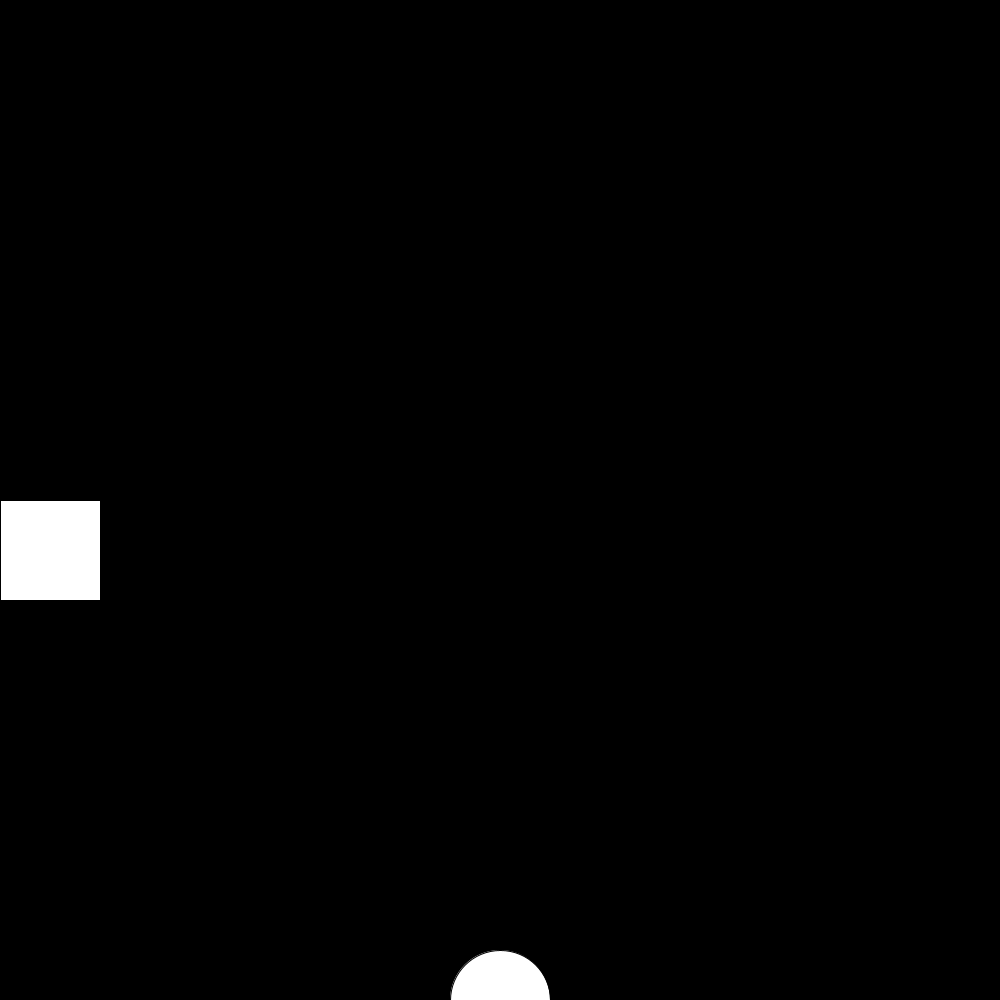
Frame 1 (no input)
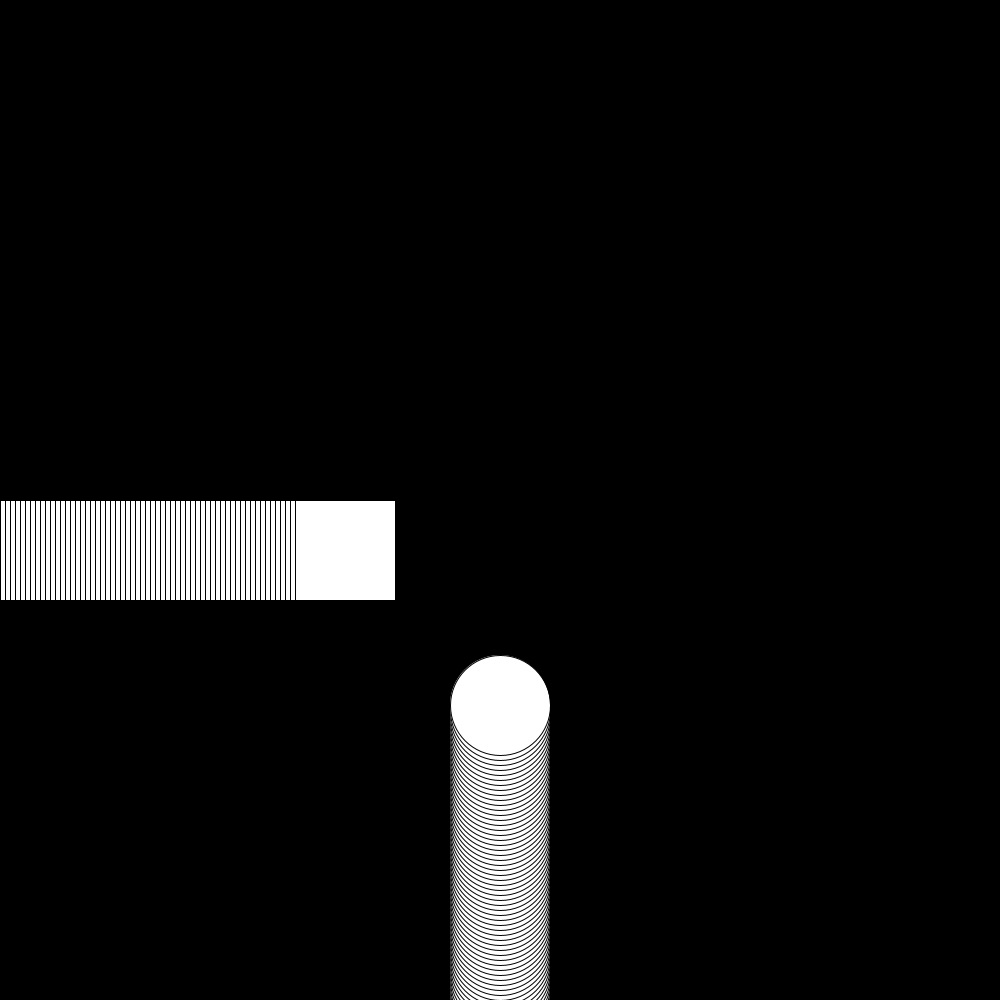
Frame 60 (the mouse pressed at the canvas centre just before this capture)
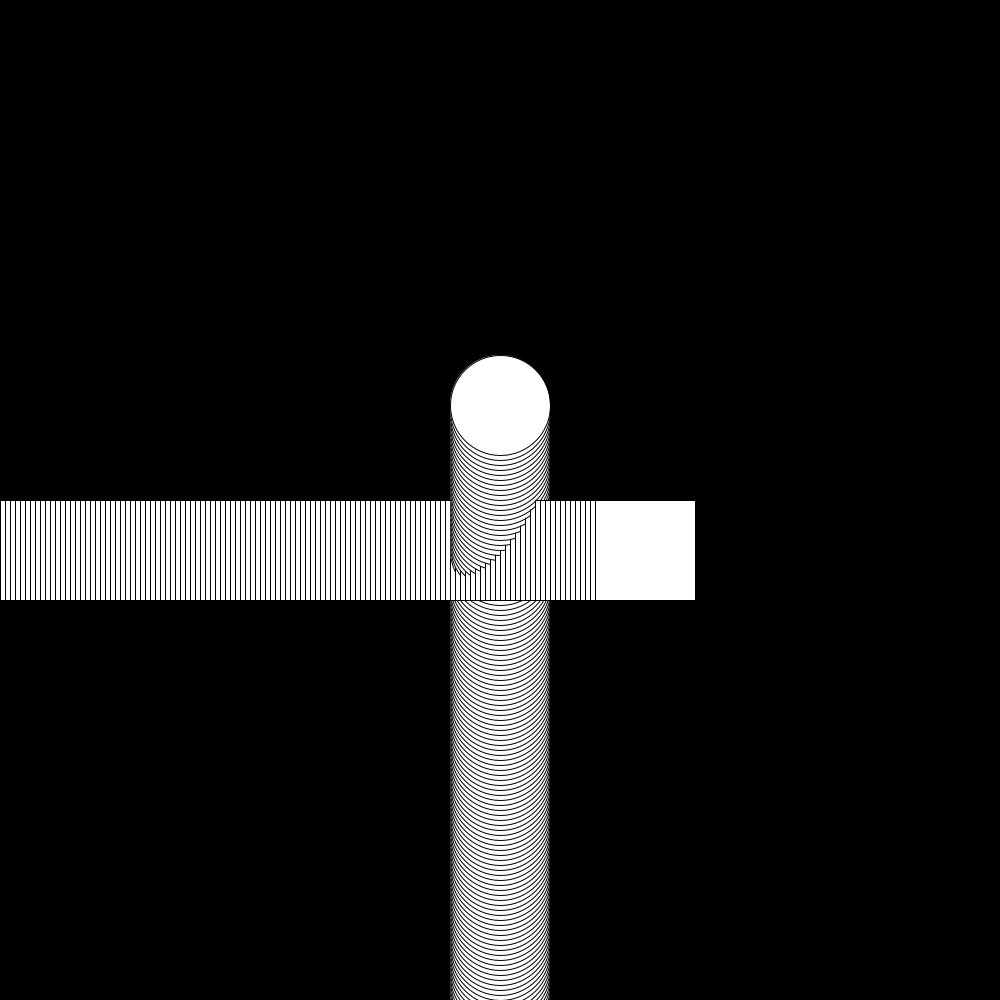
Frame 120 (the mouse held since frame 60 and released just before this capture)

The Processing sketch that drew these frames (run headless with seeded random() and noise(); from frame 60 on, the mouse is pressed at the canvas centre):

// Processing sketch: variables_assignment
// ── variables_assignment.pde
int gray = 0;
int chris = 1000;
void setup() {
  size(1000, 1000);
  background(0, 0, 0);
}

void draw() {
  fill(255, 255, 255);
  square(gray, 500, 100);
  circle(500, chris, 100);
  gray = gray + 5;
  chris = chris - 5;
}
  
